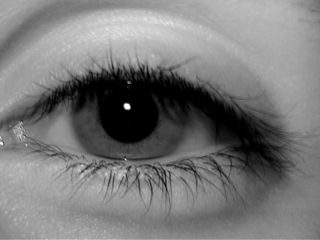
#> input picture utils/image/0405_6475/S048L0284.jpg, 320 x 240 px
$ python image_data_distribution.py
#> lines starting #> are read from the running program, lines starting #| are printed output that depends on the picture
import numpy as np
import seaborn as sns
import matplotlib.pyplot as plt
from PIL import Image

# 读取灰度图像 S055L0421
image_path = './image/0405_6475/S048L0284.jpg'
image = Image.open(image_path).convert('L')  # 将图像转换为灰度图像（如果已经是灰度图，这一步不会有影响）
#> image is the input picture: PIL image 320x240 L; min 0, max 255, mean 120.7

# 将图像转换为numpy数组
image_array = np.array(image)

# 将图像数据展平成一维数组
pixel_intensities = image_array.flatten()


image_path_1 = './image/lamp/S2001L05.jpg'
image_1 = Image.open(image_path_1).convert('L')  # 将图像转换为灰度图像（如果已经是灰度图，这一步不会有影响）
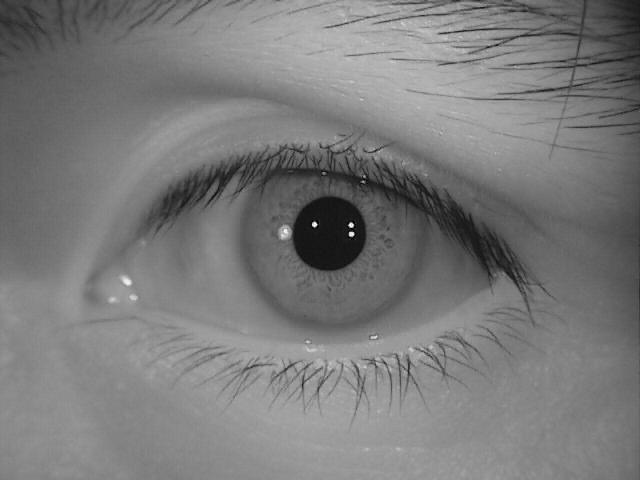
#> input picture utils/image/lamp/S2001L05.jpg, 640 x 480 px
#> image_1 is the input picture: PIL image 640x480 L; min 0, max 255, mean 122
# 将图像转换为numpy数组
image_array_1 = np.array(image_1)
# 将图像数据展平成一维数组
pixel_intensities_1 = image_array_1.flatten()


# stacked_images = np.vstack(pixel_intensities)
image_path_2 = './image/lamp/S2062L02.jpg'
image_2 = Image.open(image_path_2).convert('L')  # 将图像转换为灰度图像（如果已经是灰度图，这一步不会有影响）
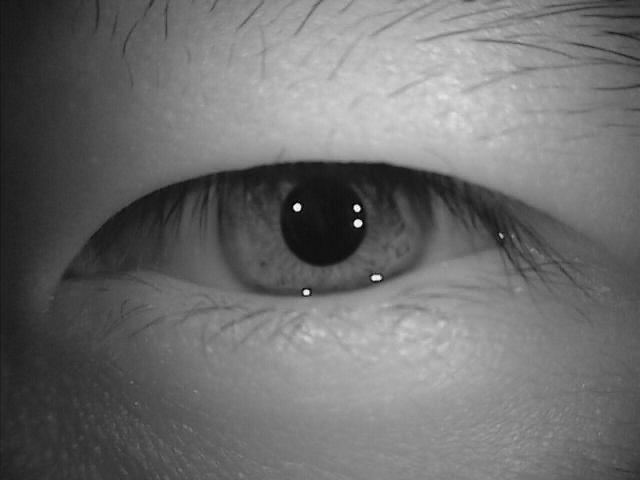
#> input picture utils/image/lamp/S2062L02.jpg, 640 x 480 px
#> image_2 is the input picture: PIL image 640x480 L; min 0, max 255, mean 109.3
image_array_2 = np.array(image_2)
pixel_intensities_2 = image_array_2.flatten()


# 使用Seaborn绘制KDEPlot
plt.figure(figsize=(10, 6))
# sns.kdeplot(pixel_intensities, label='0405', fill=True, )
sns.kdeplot(pixel_intensities_1, label='ubiris',  fill=True)
sns.kdeplot(pixel_intensities_2, label='0405', fill=True)
plt.legend([ "source: ND-IRIS-0405", "target: 0405"])
# 设置标题和标签
# plt.title('Pixel Intensity Distribution (KDEPlot)')
plt.xlabel('Pixel Intensity')
plt.ylabel('Density')

# 显示图像
plt.show()
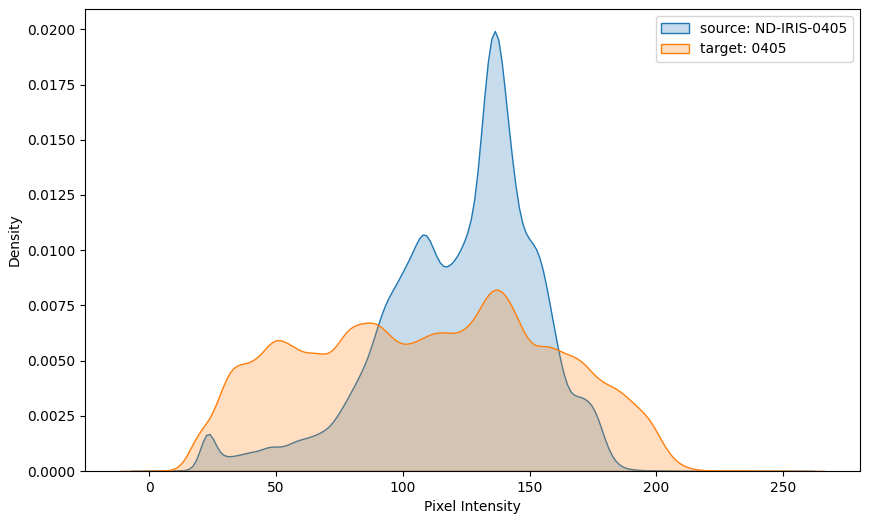
#> figure drawn by matplotlib, 1 panel
